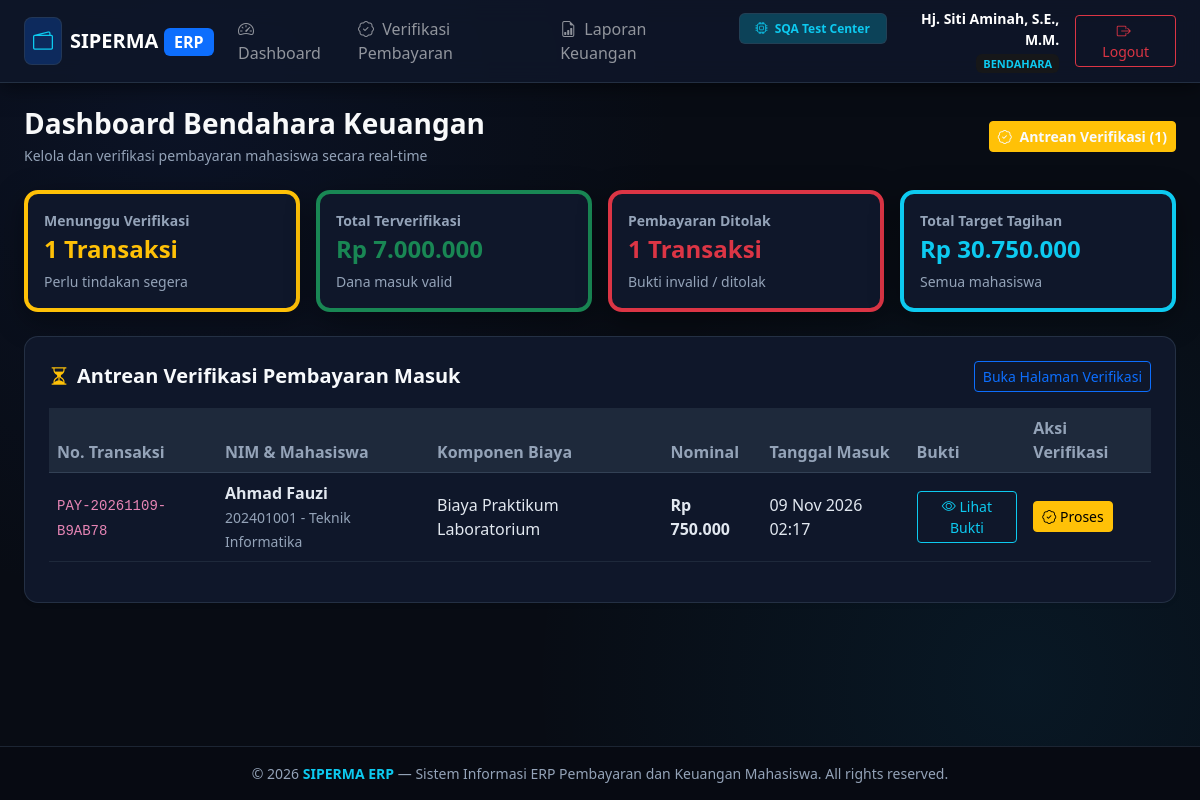
The app's page /bendahara/dashboard (signed in), older data.
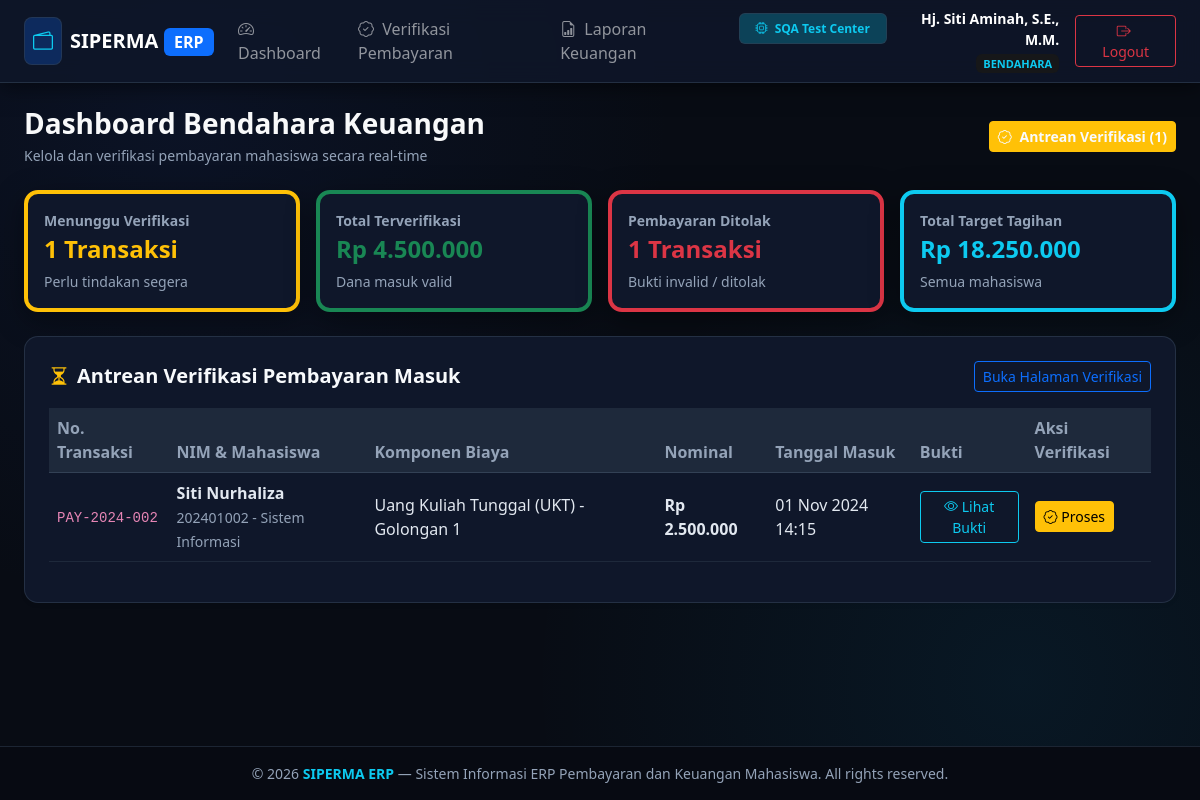
The same page, newer data.
### tables this page shows
CREATE TABLE pembayaran (
    id INTEGER PRIMARY KEY AUTOINCREMENT,
    nomor_transaksi VARCHAR(50) UNIQUE NOT NULL,
    tagihan_id INTEGER NOT NULL,
    mahasiswa_id INTEGER NOT NULL,
    nominal_bayar DECIMAL(12,2) NOT NULL,
    metode_pembayaran VARCHAR(50) NOT NULL,
    bank_tujuan VARCHAR(50),
    bukti_transfer VARCHAR(255) NOT NULL,
    tanggal_bayar DATETIME NOT NULL,
    status VARCHAR(20) DEFAULT 'menunggu_verifikasi' CHECK(status IN ('menunggu_verifikasi', 'diverifikasi', 'ditolak')),
    diverifikasi_oleh INTEGER NULL,
    tanggal_verifikasi DATETIME NULL,
    catatan TEXT NULL,
    created_at DATETIME DEFAULT CURRENT_TIMESTAMP,
    FOREIGN KEY (tagihan_id) REFERENCES tagihan(id) ON DELETE CASCADE,
    FOREIGN KEY (mahasiswa_id) REFERENCES mahasiswa(id) ON DELETE CASCADE,
    FOREIGN KEY (diverifikasi_oleh) REFERENCES users(id) ON DELETE SET NULL
);

CREATE TABLE mahasiswa (
    id INTEGER PRIMARY KEY AUTOINCREMENT,
    user_id INTEGER NULL,
    nim VARCHAR(20) UNIQUE NOT NULL,
    nama VARCHAR(100) NOT NULL,
    prodi VARCHAR(100) NOT NULL,
    angkatan VARCHAR(10) NOT NULL,
    email VARCHAR(100),
    telepon VARCHAR(20),
    status VARCHAR(20) DEFAULT 'aktif' CHECK(status IN ('aktif', 'cuti', 'lulus', 'drop_out')),
    created_at DATETIME DEFAULT CURRENT_TIMESTAMP,
    FOREIGN KEY (user_id) REFERENCES users(id) ON DELETE SET NULL
);

CREATE TABLE jenis_biaya (
    id INTEGER PRIMARY KEY AUTOINCREMENT,
    kode VARCHAR(20) UNIQUE NOT NULL,
    nama VARCHAR(100) NOT NULL,
    nominal_default DECIMAL(12,2) NOT NULL,
    keterangan TEXT,
    status VARCHAR(20) DEFAULT 'aktif' CHECK(status IN ('aktif', 'nonaktif')),
    created_at DATETIME DEFAULT CURRENT_TIMESTAMP
);

### src/Views/bendahara/dashboard.php (the view)
<?php $pageTitle = 'Dashboard Bendahara'; require_once __DIR__ . '/../layouts/header.php'; ?>
<div class="page-header-responsive">
    <div>
        <h3 class="fw-bold text-light mb-1">Dashboard Bendahara Keuangan</h3>
        <p class="text-muted small mb-0">Kelola dan verifikasi pembayaran mahasiswa secara real-time</p>
    </div>
    <div class="page-actions-responsive">
        <a href="/bendahara/verifikasi" class="btn btn-warning text-dark fw-semibold btn-sm"><i class="bi bi-patch-check me-1"></i> Antrean Verifikasi (<?= count($pendingList ?? []) ?>)</a>
    </div>
</div>
<div class="row g-2 g-md-3 mb-4">
    <div class="col-12 col-sm-6 col-lg-3">
        <div class="card card-custom p-3 bg-white border-start border-warning border-4 h-100">
            <div class="text-muted small fw-semibold">Menunggu Verifikasi</div>
            <div class="fs-4 fw-bold text-warning"><?= count($pendingList ?? []) ?> Transaksi</div>
            <div class="small text-muted mt-1">Perlu tindakan segera</div>
        </div>
    </div>
    <div class="col-12 col-sm-6 col-lg-3">
        <div class="card card-custom p-3 bg-white border-start border-success border-4 h-100">
            <div class="text-muted small fw-semibold">Total Terverifikasi</div>
            <div class="fs-4 fw-bold text-success">Rp <?= number_format($totalDiverifikasi ?? 0, 0, ',', '.') ?></div>
            <div class="small text-muted mt-1">Dana masuk valid</div>
        </div>
    </div>
    <div class="col-12 col-sm-6 col-lg-3">
        <div class="card card-custom p-3 bg-white border-start border-danger border-4 h-100">
            <div class="text-muted small fw-semibold">Pembayaran Ditolak</div>
            <div class="fs-4 fw-bold text-danger"><?= $totalDitolakCount ?? 0 ?> Transaksi</div>
            <div class="small text-muted mt-1">Bukti invalid / ditolak</div>
        </div>
    </div>
    <div class="col-12 col-sm-6 col-lg-3">
        <div class="card card-custom p-3 bg-white border-start border-info border-4 h-100">
            <div class="text-muted small fw-semibold">Total Target Tagihan</div>
            <div class="fs-4 fw-bold text-info">Rp <?= number_format($totalTarget ?? 0, 0, ',', '.') ?></div>
            <div class="small text-muted mt-1">Semua mahasiswa</div>
        </div>
    </div>
</div>
<div class="card card-custom bg-white p-4 shadow-sm mb-4">
    <div class="d-flex justify-content-between align-items-center mb-3">
        <h5 class="fw-bold mb-0"><i class="bi bi-hourglass-split text-warning me-2"></i>Antrean Verifikasi Pembayaran Masuk</h5>
        <a href="/bendahara/verifikasi" class="btn btn-sm btn-outline-primary">Buka Halaman Verifikasi</a>
    </div>
    <div class="table-responsive">
        <table class="table table-hover table-custom align-middle">
            <thead>
                <tr>
                    <th>No. Transaksi</th>
                    <th>NIM & Mahasiswa</th>
                    <th>Komponen Biaya</th>
                    <th>Nominal</th>
                    <th>Tanggal Masuk</th>
                    <th>Bukti</th>
                    <th>Aksi Verifikasi</th>
                </tr>
            </thead>
            <tbody>
                <?php if (empty($pendingList)): ?>
                <tr><td colspan="7" class="text-center text-success py-4"><i class="bi bi-check2-circle fs-3 d-block mb-2"></i>Tidak ada pembayaran yang menunggu verifikasi</td></tr>
                <?php else: foreach ($pendingList as $p): ?>
                <tr>
                    <td><code><?= htmlspecialchars($p['nomor_transaksi']) ?></code></td>
                    <td>
                        <strong><?= htmlspecialchars($p['nama_mahasiswa']) ?></strong><br>
                        <small class="text-muted"><?= htmlspecialchars($p['nim']) ?> - <?= htmlspecialchars($p['prodi']) ?></small>
                    </td>
                    <td><?= htmlspecialchars($p['nama_biaya']) ?></td>
                    <td class="fw-bold text-primary">Rp <?= number_format($p['nominal_bayar'], 0, ',', '.') ?></td>
                    <td><?= date('d M Y H:i', strtotime($p['tanggal_bayar'])) ?></td>
                    <td>
                        <a href="/uploads/<?= htmlspecialchars($p['bukti_transfer']) ?>" target="_blank" class="btn btn-sm btn-outline-info"><i class="bi bi-eye"></i> Lihat Bukti</a>
                    </td>
                    <td>
                        <a href="/bendahara/verifikasi" class="btn btn-sm btn-warning"><i class="bi bi-patch-check"></i> Proses</a>
                    </td>
                </tr>
                <?php endforeach; endif; ?>
            </tbody>
        </table>
    </div>
</div>
<?php require_once __DIR__ . '/../layouts/footer.php'; ?>

Row changes from the older to the newer data that the page shows:
removed pembayaran: nomor_transaksi "PAY-20261109-B9AB78", mahasiswa.nama "Ahmad Fauzi", mahasiswa.nim "202401001", mahasiswa.prodi "Teknik Informatika", jenis_biaya.nama "Biaya Praktikum Laboratorium", nominal_bayar "750.000", tanggal_bayar "09 Nov 2026 02:17"
now on this page (row edited): pembayaran: nomor_transaksi "PAY-2024-002", mahasiswa.nama "Siti Nurhaliza", mahasiswa.nim "202401002", mahasiswa.prodi "Sistem Informasi", jenis_biaya.nama "Uang Kuliah Tunggal (UKT) - Golongan 1", nominal_bayar "2.500.000", tanggal_bayar "01 Nov 2024 14:15"
Text that changed along with them:
$totalDiverifikasi: "7.000.000" → "4.500.000"
$totalTarget: "30.750.000" → "18.250.000"
